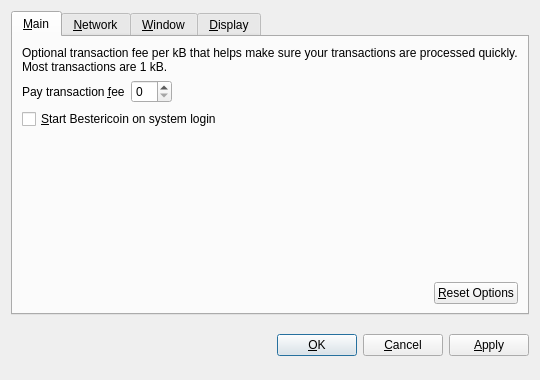
<?xml version="1.0" encoding="UTF-8"?>
<ui version="4.0">
 <class>OptionsDialog</class>
 <widget class="QDialog" name="OptionsDialog">
  <property name="geometry">
   <rect>
    <x>0</x>
    <y>0</y>
    <width>540</width>
    <height>380</height>
   </rect>
  </property>
  <property name="windowTitle">
   <string>Options</string>
  </property>
  <property name="modal">
   <bool>true</bool>
  </property>
  <layout class="QVBoxLayout" name="verticalLayout">
   <item>
    <widget class="QTabWidget" name="tabWidget">
     <property name="tabPosition">
      <enum>QTabWidget::North</enum>
     </property>
     <property name="currentIndex">
      <number>0</number>
     </property>
     <widget class="QWidget" name="tabMain">
      <attribute name="title">
       <string>&amp;Main</string>
      </attribute>
      <layout class="QVBoxLayout" name="verticalLayout_Main">
       <item>
        <widget class="QLabel" name="transactionFeeInfoLabel">
         <property name="text">
          <string>Optional transaction fee per kB that helps make sure your transactions are processed quickly. Most transactions are 1 kB.</string>
         </property>
         <property name="textFormat">
          <enum>Qt::PlainText</enum>
         </property>
         <property name="wordWrap">
          <bool>true</bool>
         </property>
        </widget>
       </item>
       <item>
        <layout class="QHBoxLayout" name="horizontalLayout_1_Main">
         <item>
          <widget class="QLabel" name="transactionFeeLabel">
           <property name="text">
            <string>Pay transaction &amp;fee</string>
           </property>
           <property name="textFormat">
            <enum>Qt::PlainText</enum>
           </property>
           <property name="buddy">
            <cstring>transactionFee</cstring>
           </property>
          </widget>
         </item>
         <item>
          <widget class="BitcoinAmountField" name="transactionFee"/>
         </item>
         <item>
          <spacer name="horizontalSpacer_1_Main">
           <property name="orientation">
            <enum>Qt::Horizontal</enum>
           </property>
           <property name="sizeHint" stdset="0">
            <size>
             <width>40</width>
             <height>20</height>
            </size>
           </property>
          </spacer>
         </item>
        </layout>
       </item>
       <item>
        <widget class="QCheckBox" name="bitcoinAtStartup">
         <property name="toolTip">
          <string>Automatically start Bestericoin after logging in to the system.</string>
         </property>
         <property name="text">
          <string>&amp;Start Bestericoin on system login</string>
         </property>
        </widget>
       </item>
       <item>
        <spacer name="verticalSpacer_Main">
         <property name="orientation">
          <enum>Qt::Vertical</enum>
         </property>
         <property name="sizeHint" stdset="0">
          <size>
           <width>20</width>
           <height>40</height>
          </size>
         </property>
        </spacer>
       </item>
       <item>
        <layout class="QHBoxLayout" name="horizontalLayout_2_Main">
         <item>
          <spacer name="horizontalSpacer_2_Main">
           <property name="orientation">
            <enum>Qt::Horizontal</enum>
           </property>
           <property name="sizeHint" stdset="0">
            <size>
             <width>40</width>
             <height>20</height>
            </size>
           </property>
          </spacer>
         </item>
         <item>
          <widget class="QPushButton" name="resetButton">
           <property name="toolTip">
            <string>Reset all client options to default.</string>
           </property>
           <property name="text">
            <string>&amp;Reset Options</string>
           </property>
           <property name="autoDefault">
            <bool>false</bool>
           </property>
          </widget>
         </item>
        </layout>
       </item>
      </layout>
     </widget>
     <widget class="QWidget" name="tabNetwork">
      <attribute name="title">
       <string>&amp;Network</string>
      </attribute>
      <layout class="QVBoxLayout" name="verticalLayout_Network">
       <item>
        <widget class="QCheckBox" name="mapPortUpnp">
         <property name="toolTip">
          <string>Automatically open the Bestericoin client port on the router. This only works when your router supports UPnP and it is enabled.</string>
         </property>
         <property name="text">
          <string>Map port using &amp;UPnP</string>
         </property>
        </widget>
       </item>
       <item>
        <widget class="QCheckBox" name="connectSocks">
         <property name="toolTip">
          <string>Connect to the Bestericoin network through a SOCKS proxy (e.g. when connecting through Tor).</string>
         </property>
         <property name="text">
          <string>&amp;Connect through SOCKS proxy:</string>
         </property>
        </widget>
       </item>
       <item>
        <layout class="QHBoxLayout" name="horizontalLayout_Network">
         <item>
          <widget class="QLabel" name="proxyIpLabel">
           <property name="text">
            <string>Proxy &amp;IP:</string>
           </property>
           <property name="textFormat">
            <enum>Qt::PlainText</enum>
           </property>
           <property name="buddy">
            <cstring>proxyIp</cstring>
           </property>
          </widget>
         </item>
         <item>
          <widget class="QValidatedLineEdit" name="proxyIp">
           <property name="maximumSize">
            <size>
             <width>140</width>
             <height>16777215</height>
            </size>
           </property>
           <property name="toolTip">
            <string>IP address of the proxy (e.g. 127.0.0.1)</string>
           </property>
          </widget>
         </item>
         <item>
          <widget class="QLabel" name="proxyPortLabel">
           <property name="text">
            <string>&amp;Port:</string>
           </property>
           <property name="textFormat">
            <enum>Qt::PlainText</enum>
           </property>
           <property name="buddy">
            <cstring>proxyPort</cstring>
           </property>
          </widget>
         </item>
         <item>
          <widget class="QLineEdit" name="proxyPort">
           <property name="maximumSize">
            <size>
             <width>55</width>
             <height>16777215</height>
            </size>
           </property>
           <property name="toolTip">
            <string>Port of the proxy (e.g. 9050)</string>
           </property>
          </widget>
         </item>
         <item>
          <widget class="QLabel" name="socksVersionLabel">
           <property name="text">
            <string>SOCKS &amp;Version:</string>
           </property>
           <property name="textFormat">
            <enum>Qt::PlainText</enum>
           </property>
           <property name="buddy">
            <cstring>socksVersion</cstring>
           </property>
          </widget>
         </item>
         <item>
          <widget class="QValueComboBox" name="socksVersion">
           <property name="toolTip">
            <string>SOCKS version of the proxy (e.g. 5)</string>
           </property>
          </widget>
         </item>
         <item>
          <spacer name="horizontalSpacer_Network">
           <property name="orientation">
            <enum>Qt::Horizontal</enum>
           </property>
           <property name="sizeHint" stdset="0">
            <size>
             <width>40</width>
             <height>20</height>
            </size>
           </property>
          </spacer>
         </item>
        </layout>
       </item>
       <item>
        <spacer name="verticalSpacer_Network">
         <property name="orientation">
          <enum>Qt::Vertical</enum>
         </property>
         <property name="sizeHint" stdset="0">
          <size>
           <width>20</width>
           <height>40</height>
          </size>
         </property>
        </spacer>
       </item>
      </layout>
     </widget>
     <widget class="QWidget" name="tabWindow">
      <attribute name="title">
       <string>&amp;Window</string>
      </attribute>
      <layout class="QVBoxLayout" name="verticalLayout_Window">
       <item>
        <widget class="QCheckBox" name="minimizeToTray">
         <property name="toolTip">
          <string>Show only a tray icon after minimizing the window.</string>
         </property>
         <property name="text">
          <string>&amp;Minimize to the tray instead of the taskbar</string>
         </property>
        </widget>
       </item>
       <item>
        <widget class="QCheckBox" name="minimizeOnClose">
         <property name="toolTip">
          <string>Minimize instead of exit the application when the window is closed. When this option is enabled, the application will be closed only after selecting Quit in the menu.</string>
         </property>
         <property name="text">
          <string>M&amp;inimize on close</string>
         </property>
        </widget>
       </item>
       <item>
        <spacer name="verticalSpacer_Window">
         <property name="orientation">
          <enum>Qt::Vertical</enum>
         </property>
         <property name="sizeHint" stdset="0">
          <size>
           <width>20</width>
           <height>40</height>
          </size>
         </property>
        </spacer>
       </item>
      </layout>
     </widget>
     <widget class="QWidget" name="tabDisplay">
      <attribute name="title">
       <string>&amp;Display</string>
      </attribute>
      <layout class="QVBoxLayout" name="verticalLayout_Display">
       <item>
        <layout class="QHBoxLayout" name="horizontalLayout_1_Display">
         <item>
          <widget class="QLabel" name="langLabel">
           <property name="text">
            <string>User Interface &amp;language:</string>
           </property>
           <property name="textFormat">
            <enum>Qt::PlainText</enum>
           </property>
           <property name="buddy">
            <cstring>lang</cstring>
           </property>
          </widget>
         </item>
         <item>
          <widget class="QValueComboBox" name="lang">
           <property name="toolTip">
            <string>The user interface language can be set here. This setting will take effect after restarting Bestericoin.</string>
           </property>
          </widget>
         </item>
        </layout>
       </item>
       <item>
        <layout class="QHBoxLayout" name="horizontalLayout_2_Display">
         <item>
          <widget class="QLabel" name="unitLabel">
           <property name="text">
            <string>&amp;Unit to show amounts in:</string>
           </property>
           <property name="textFormat">
            <enum>Qt::PlainText</enum>
           </property>
           <property name="buddy">
            <cstring>unit</cstring>
           </property>
          </widget>
         </item>
         <item>
          <widget class="QValueComboBox" name="unit">
           <property name="toolTip">
            <string>Choose the default subdivision unit to show in the interface and when sending coins.</string>
           </property>
          </widget>
         </item>
        </layout>
       </item>
       <item>
        <widget class="QCheckBox" name="displayAddresses">
         <property name="toolTip">
          <string>Whether to show Bestericoin addresses in the transaction list or not.</string>
         </property>
         <property name="text">
          <string>&amp;Display addresses in transaction list</string>
         </property>
        </widget>
       </item>
       <item>
        <widget class="QCheckBox" name="coinControlFeatures">
         <property name="toolTip">
          <string>Whether to show coin control features or not.</string>
         </property>
         <property name="text">
          <string>Display coin &amp;control features (experts only!)</string>
         </property>
        </widget>
       </item>
       <item>
        <spacer name="verticalSpacer_Display">
         <property name="orientation">
          <enum>Qt::Vertical</enum>
         </property>
         <property name="sizeHint" stdset="0">
          <size>
           <width>20</width>
           <height>40</height>
          </size>
         </property>
        </spacer>
       </item>
      </layout>
     </widget>
    </widget>
   </item>
   <item>
    <layout class="QHBoxLayout" name="horizontalLayout_Buttons">
     <item>
      <spacer name="horizontalSpacer_1">
       <property name="orientation">
        <enum>Qt::Horizontal</enum>
       </property>
       <property name="sizeHint" stdset="0">
        <size>
         <width>40</width>
         <height>48</height>
        </size>
       </property>
      </spacer>
     </item>
     <item>
      <widget class="QLabel" name="statusLabel">
       <property name="font">
        <font>
         <weight>75</weight>
         <bold>true</bold>
        </font>
       </property>
       <property name="text">
        <string/>
       </property>
       <property name="textFormat">
        <enum>Qt::PlainText</enum>
       </property>
       <property name="wordWrap">
        <bool>true</bool>
       </property>
      </widget>
     </item>
     <item>
      <spacer name="horizontalSpacer_2">
       <property name="orientation">
        <enum>Qt::Horizontal</enum>
       </property>
       <property name="sizeHint" stdset="0">
        <size>
         <width>40</width>
         <height>48</height>
        </size>
       </property>
      </spacer>
     </item>
     <item>
      <widget class="QPushButton" name="okButton">
       <property name="text">
        <string>&amp;OK</string>
       </property>
      </widget>
     </item>
     <item>
      <widget class="QPushButton" name="cancelButton">
       <property name="text">
        <string>&amp;Cancel</string>
       </property>
       <property name="autoDefault">
        <bool>false</bool>
       </property>
      </widget>
     </item>
     <item>
      <widget class="QPushButton" name="applyButton">
       <property name="text">
        <string>&amp;Apply</string>
       </property>
       <property name="autoDefault">
        <bool>false</bool>
       </property>
      </widget>
     </item>
    </layout>
   </item>
  </layout>
 </widget>
 <customwidgets>
  <customwidget>
   <class>BitcoinAmountField</class>
   <extends>QSpinBox</extends>
   <header>bitcoinamountfield.h</header>
  </customwidget>
  <customwidget>
   <class>QValueComboBox</class>
   <extends>QComboBox</extends>
   <header>qvaluecombobox.h</header>
  </customwidget>
  <customwidget>
   <class>QValidatedLineEdit</class>
   <extends>QLineEdit</extends>
   <header>qvalidatedlineedit.h</header>
  </customwidget>
 </customwidgets>
 <resources/>
 <connections/>
</ui>
